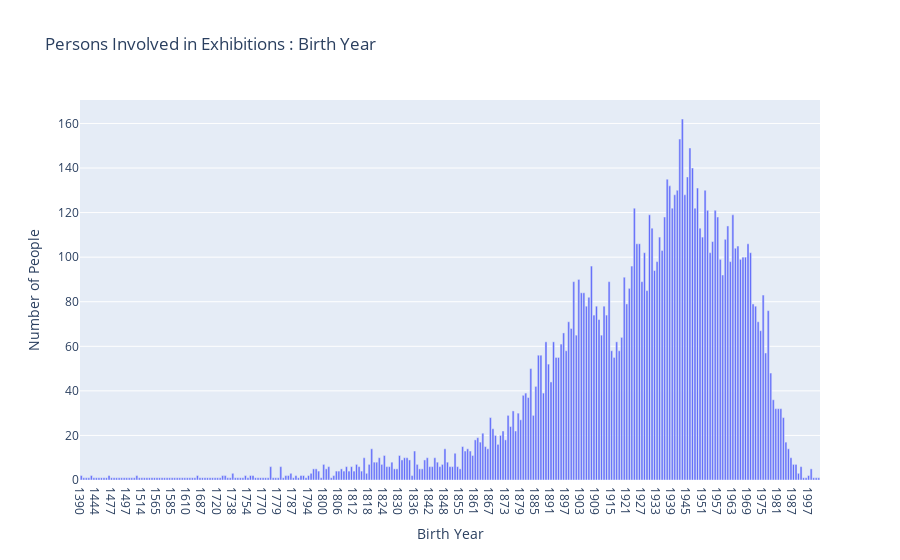

Notebook code for this chart:
### Code cell
## person by birth year

## persons by first letters of surname

person_dict = {}

with open(os.path.join(output_person_dir, persons_all_file), 'r') as json_file:
    
    data = json.load(json_file)
    for person in data.get("persons"):

        if "born" in person:
            person_index = person.get("born").split("-")[0]

            if person_index == "":
                continue
            if person_index in person_dict:
                person_dict[person_index] += 1
            else:
                person_dict[person_index] = 1
        
    person_dict = dict(sorted(person_dict.items(), key=lambda item: item[0]))



x_values = person_dict.keys()
y_values = person_dict.values()

fig = px.bar(x=x_values, y=y_values, 
labels={"x": "Birth Year", "y": "Number of People"},
title="Persons Involved in Exhibitions : Birth Year"
)
fig.show()

print(person_dict)

### Figure 1 — Plotly figure (JSON) as saved in the notebook; plotly's stock layout.template omitted (floating-point values rounded to 4 significant figures; data arrays with more than 128 entries replaced by an {"elided": "..."} marker saying what was removed)
{"data": [{"alignmentgroup": "True", "hovertemplate": "Birth Year=%{x}<br>Number of People=%{y}<extra></extra>", "legendgroup": "", "marker": {"color": "#636efa", "pattern": {"shape": ""}}, "name": "", "offsetgroup": "", "orientation": "v", "showlegend": false, "textposition": "auto", "type": "bar", "x": {"elided": "293 str values"}, "xaxis": "x", "y": {"elided": "293 int values"}, "yaxis": "y"}], "layout": {"barmode": "relative", "legend": {"tracegroupgap": 0}, "title": {"text": "Persons Involved in Exhibitions : Birth Year"}, "xaxis": {"anchor": "y", "domain": [0, 1], "title": {"text": "Birth Year"}}, "yaxis": {"anchor": "x", "domain": [0, 1], "title": {"text": "Number of People"}}}}
